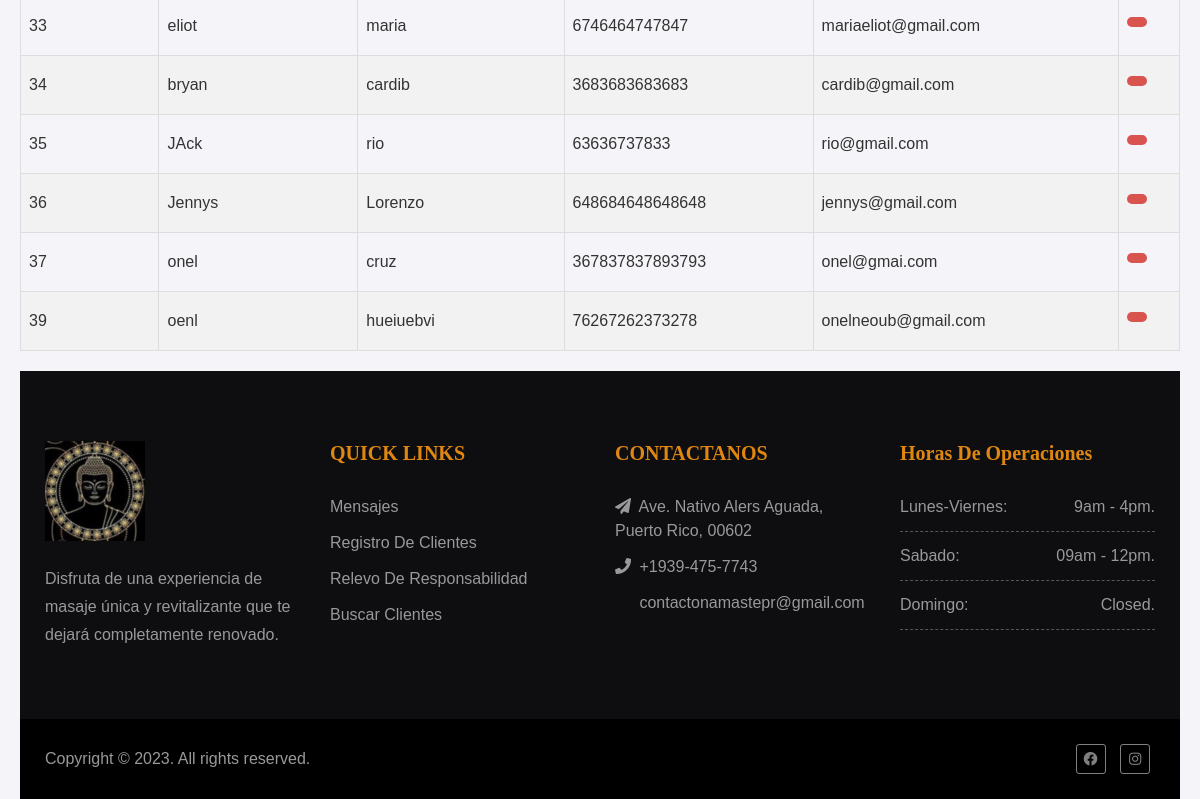
The app's page /buscar-cliente/ (signed in, lower part), older data.
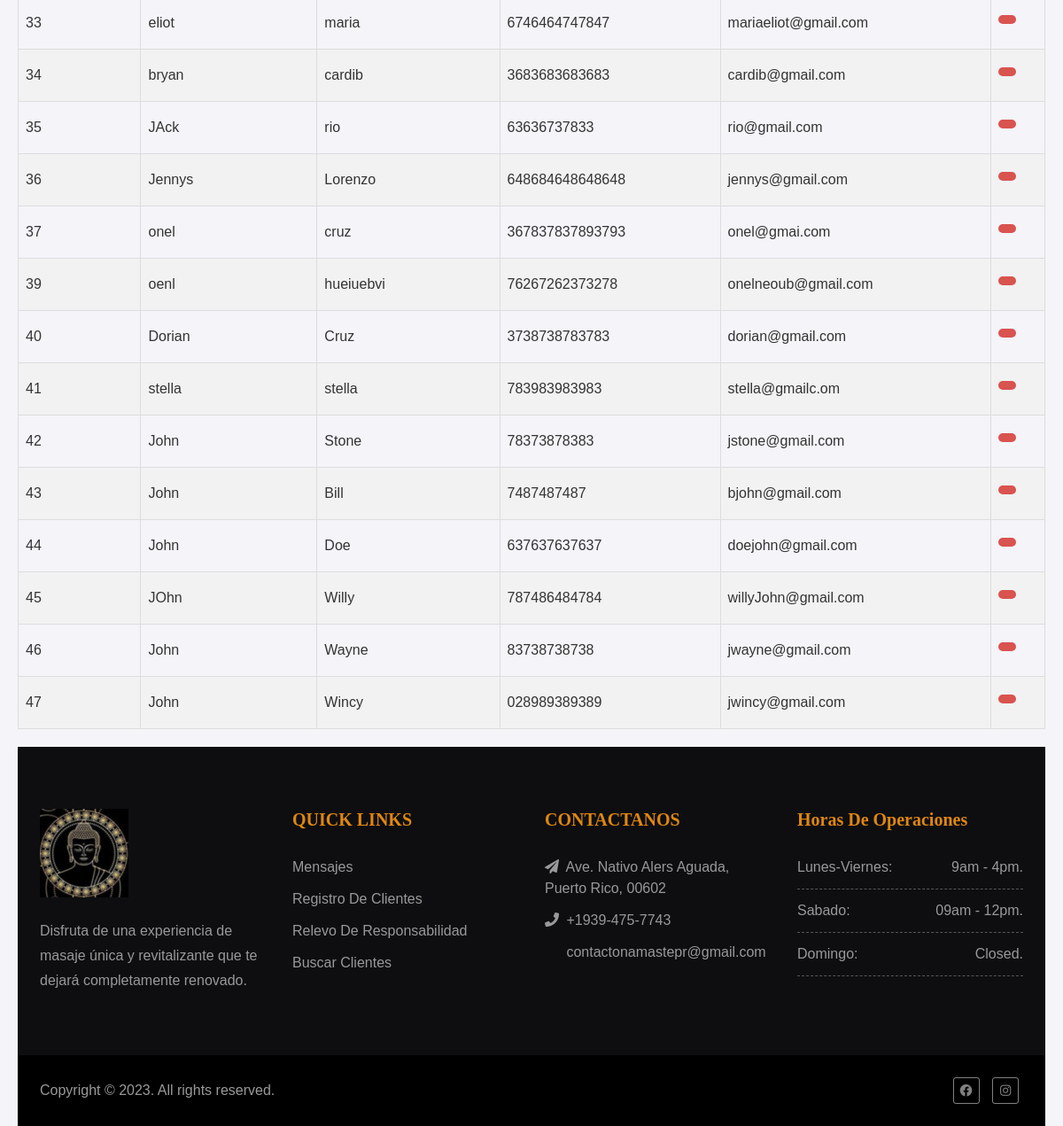
The same page, newer data.
### namaste_app/models.py (models this page shows, shortened)
class Customer(models.Model):
    first_name = models.CharField(max_length=50, null=False, blank=False, default='')
    last_name = models.CharField(max_length=50, null=False, blank=False, default='')
    email = models.EmailField()
    phone_number = models.CharField(max_length=50, blank=False)
    address = models.CharField(max_length=100, blank=True, default='')
    has_condition = models.BooleanField(default=False, verbose_name="Has Condition")
    condition_names = models.CharField(max_length=100, null=True, blank=True, verbose_name="Condition Names")
    accept_photo = models.BooleanField(default=False, verbose_name="Accepts Pictures")
    accept_publishing = models.BooleanField(default=False, verbose_name="Accepts Publishing")
    sign_date = models.DateTimeField(null=True, blank=True)
    signature = models.ImageField(upload_to='signatures/', null=True, blank=True, default='')  # Stores the path to the signature image

### namaste_app/views.py (the view)
# urls.py: path("buscar-cliente/", views.buscar_cliente, name="buscar_cliente"),
@login_required
def buscar_cliente(request):
    context = {}
    try:
        customer = Customer.objects.order_by('id')
        context['customer'] = customer
    except Exception as e:
        return f"Error fetching records: {str(e)}"
    return render(request, "buscar_cliente.html", context)

### namaste_app/templates/buscar_cliente.html (shortened to what this page needs)
{% extends "admin_base.html" %}{% block title %}Buscar Cliente{% endblock %}
{% load widget_tweaks %}
{% block content %}
<div>
    <table id="data-table">
    <tbody>
        {% for customer_user in customer %}
        <tr>
            <td>{{ customer_user.id }}</td>
            <td>{{ customer_user.first_name }}</td>
            <td>{{ customer_user.last_name }}</td>
            <td>{{ customer_user.phone_number }}</td>
            <td>{{ customer_user.email }}</td>
            <td>
                <form method="post" action="{% url 'borrar_cliente' customer_user.id %}">
                    <button type="submit" class="delete-btn" name="delete-button">
                    </button>
                </form>
            </td>
        </tr>
        {% endfor %}
    </tbody>
</table>
</div>
{% endblock %}

Row changes from the older to the newer data that the page shows:
added Customer: id "40", first_name "Dorian", last_name "Cruz", phone_number "3738738783783", email "dorian@gmail.com"
added Customer: id "41", first_name "stella", last_name "stella", phone_number "783983983983", email "stella@gmailc.om"
added Customer: id "42", first_name "John", last_name "Stone", phone_number "78373878383", email "jstone@gmail.com"
added Customer: id "43", first_name "John", last_name "Bill", phone_number "7487487487", email "bjohn@gmail.com"
added Customer: id "44", first_name "John", last_name "Doe", phone_number "637637637637", email "doejohn@gmail.com"
added Customer: id "45", first_name "JOhn", last_name "Willy", phone_number "787486484784", email "willyJohn@gmail.com"
added Customer: id "46", first_name "John", last_name "Wayne", phone_number "83738738738", email "jwayne@gmail.com"
added Customer: id "47", first_name "John", last_name "Wincy", phone_number "028989389389", email "jwincy@gmail.com"
